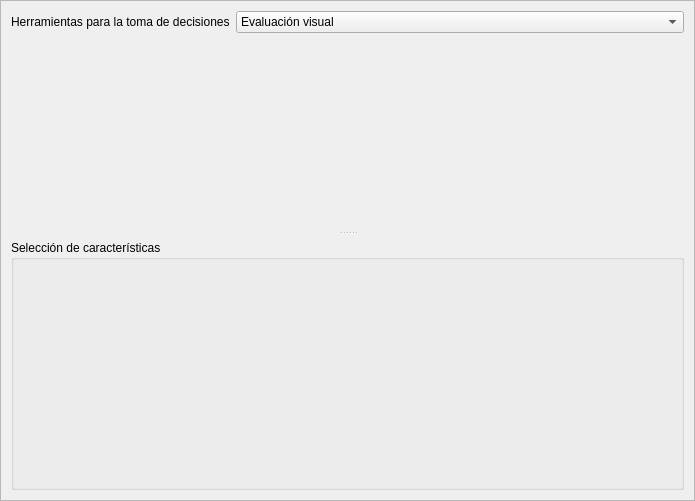
<?xml version="1.0" encoding="UTF-8"?>
<ui version="4.0">
 <class>FeatureSelectionWidget</class>
 <widget class="QWidget" name="FeatureSelectionWidget">
  <property name="geometry">
   <rect>
    <x>0</x>
    <y>0</y>
    <width>695</width>
    <height>501</height>
   </rect>
  </property>
  <property name="windowTitle">
   <string>Form</string>
  </property>
  <layout class="QGridLayout" name="gridLayout_3">
   <property name="leftMargin">
    <number>0</number>
   </property>
   <property name="topMargin">
    <number>0</number>
   </property>
   <property name="rightMargin">
    <number>0</number>
   </property>
   <property name="bottomMargin">
    <number>0</number>
   </property>
   <item row="0" column="0">
    <widget class="QScrollArea" name="scrollArea">
     <property name="sizePolicy">
      <sizepolicy hsizetype="Expanding" vsizetype="Expanding">
       <horstretch>0</horstretch>
       <verstretch>0</verstretch>
      </sizepolicy>
     </property>
     <property name="widgetResizable">
      <bool>true</bool>
     </property>
     <widget class="QWidget" name="scrollAreaWidgetContents">
      <property name="geometry">
       <rect>
        <x>0</x>
        <y>0</y>
        <width>693</width>
        <height>499</height>
       </rect>
      </property>
      <layout class="QGridLayout" name="gridLayout_4">
       <property name="leftMargin">
        <number>5</number>
       </property>
       <property name="topMargin">
        <number>5</number>
       </property>
       <property name="rightMargin">
        <number>5</number>
       </property>
       <property name="bottomMargin">
        <number>5</number>
       </property>
       <item row="0" column="0">
        <widget class="QSplitter" name="splitter">
         <property name="baseSize">
          <size>
           <width>0</width>
           <height>0</height>
          </size>
         </property>
         <property name="lineWidth">
          <number>1</number>
         </property>
         <property name="orientation">
          <enum>Qt::Vertical</enum>
         </property>
         <property name="opaqueResize">
          <bool>true</bool>
         </property>
         <property name="handleWidth">
          <number>3</number>
         </property>
         <widget class="QWidget" name="widget" native="true">
          <layout class="QGridLayout" name="gridLayout">
           <property name="leftMargin">
            <number>5</number>
           </property>
           <property name="topMargin">
            <number>5</number>
           </property>
           <property name="rightMargin">
            <number>5</number>
           </property>
           <property name="bottomMargin">
            <number>5</number>
           </property>
           <item row="0" column="1">
            <widget class="QComboBox" name="method_box">
             <item>
              <property name="text">
               <string>Evaluación visual</string>
              </property>
             </item>
             <item>
              <property name="text">
               <string>Relación entre variables</string>
              </property>
             </item>
             <item>
              <property name="text">
               <string>Análisis de componentes principales</string>
              </property>
             </item>
            </widget>
           </item>
           <item row="0" column="0">
            <widget class="QLabel" name="label">
             <property name="sizePolicy">
              <sizepolicy hsizetype="Fixed" vsizetype="Fixed">
               <horstretch>0</horstretch>
               <verstretch>0</verstretch>
              </sizepolicy>
             </property>
             <property name="text">
              <string>Herramientas para la toma de decisiones</string>
             </property>
            </widget>
           </item>
           <item row="2" column="0" colspan="2">
            <widget class="QStackedWidget" name="method">
             <property name="sizePolicy">
              <sizepolicy hsizetype="Preferred" vsizetype="Expanding">
               <horstretch>0</horstretch>
               <verstretch>0</verstretch>
              </sizepolicy>
             </property>
             <property name="currentIndex">
              <number>-1</number>
             </property>
            </widget>
           </item>
          </layout>
         </widget>
         <widget class="QWidget" name="widget_2" native="true">
          <layout class="QGridLayout" name="gridLayout_2">
           <property name="leftMargin">
            <number>5</number>
           </property>
           <property name="topMargin">
            <number>6</number>
           </property>
           <property name="rightMargin">
            <number>5</number>
           </property>
           <property name="bottomMargin">
            <number>5</number>
           </property>
           <item row="0" column="0">
            <widget class="QGroupBox" name="featuresGroup">
             <property name="title">
              <string>Selección de características</string>
             </property>
             <layout class="QGridLayout" name="feature_grid">
              <property name="leftMargin">
               <number>5</number>
              </property>
              <property name="topMargin">
               <number>5</number>
              </property>
              <property name="rightMargin">
               <number>5</number>
              </property>
              <property name="bottomMargin">
               <number>5</number>
              </property>
             </layout>
            </widget>
           </item>
          </layout>
         </widget>
        </widget>
       </item>
      </layout>
     </widget>
    </widget>
   </item>
  </layout>
 </widget>
 <resources/>
 <connections/>
</ui>
